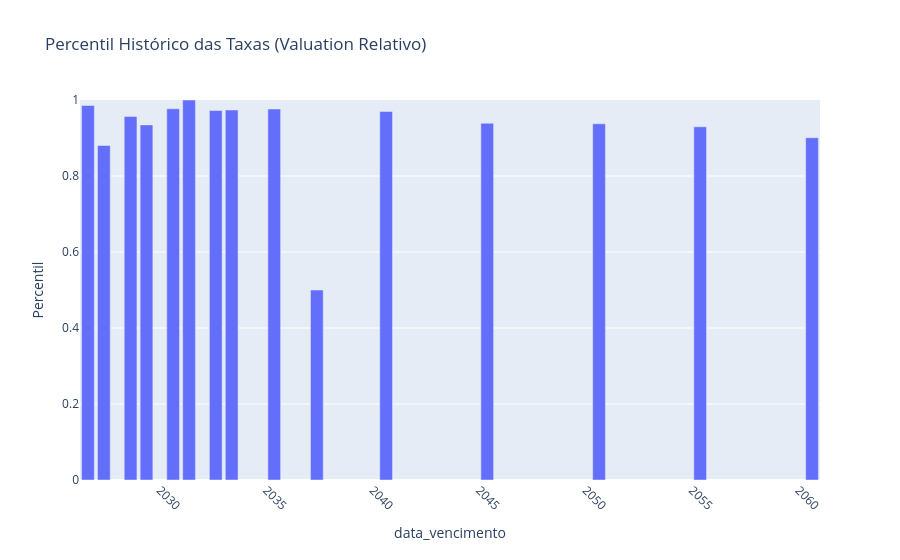

Notebook code cell kept with this figure:
### Code cell
import plotly.express as px

def calc_percentil(v):
    return v.rank(pct=True)

df['percentil'] = df.groupby('data_vencimento')['taxa_anbima'].transform(calc_percentil)

percentil_atual = (
    df.groupby('data_vencimento')['percentil']
      .last()
      .reset_index()
)

fig = px.bar(
    percentil_atual,
    x='data_vencimento',
    y='percentil',
    title='Percentil Histórico das Taxas (Valuation Relativo)',
    labels={'percentil': 'Percentil'},
    range_y=[0,1]
)

fig.update_layout(xaxis_tickangle=45)
fig.show()

### Figure 1 — Plotly figure (JSON) as saved in the notebook; plotly's stock layout.template omitted (floating-point values rounded to 4 significant figures)
{"data": [{"hovertemplate": "data_vencimento=%{x}<br>Percentil=%{y}<extra></extra>", "legendgroup": "", "marker": {"color": "#636efa", "pattern": {"shape": ""}}, "name": "", "orientation": "v", "showlegend": false, "textposition": "auto", "type": "bar", "x": ["2026-08-15T00:00:00.000000000", "2027-05-15T00:00:00.000000000", "2028-08-15T00:00:00.000000000", "2029-05-15T00:00:00.000000000", "2030-08-15T00:00:00.000000000", "2031-05-15T00:00:00.000000000", "2032-08-15T00:00:00.000000000", "2033-05-15T00:00:00.000000000", "2035-05-15T00:00:00.000000000", "2037-05-15T00:00:00.000000000", "2040-08-15T00:00:00.000000000", "2045-05-15T00:00:00.000000000", "2050-08-15T00:00:00.000000000", "2055-05-15T00:00:00.000000000", "2060-08-15T00:00:00.000000000"], "xaxis": "x", "y": [0.9855, 0.8805, 0.9565, 0.9345, 0.9769, 1.0, 0.9724, 0.9738, 0.9763, 0.5, 0.9697, 0.9387, 0.9374, 0.9295, 0.9008], "yaxis": "y"}], "layout": {"barmode": "relative", "legend": {"tracegroupgap": 0}, "title": {"text": "Percentil Histórico das Taxas (Valuation Relativo)"}, "xaxis": {"anchor": "y", "domain": [0, 1], "tickangle": 45, "title": {"text": "data_vencimento"}}, "yaxis": {"anchor": "x", "domain": [0, 1], "range": [0, 1], "title": {"text": "Percentil"}}}}
